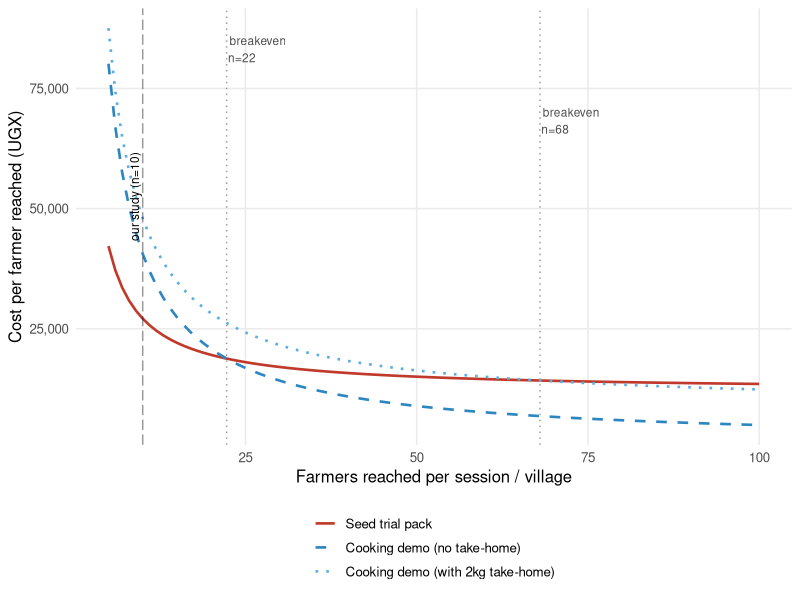

Write R code to recreate this figure.
## Cost-effectiveness and scaling analysis
## Inputs: budgets/baseline_budget_and_treat_CM.xlsx (seed line) and
##         budgets/budget-consumption_intervention.xlsx (demo, standalone)
## Outputs: analysis/cost_scaling.png + printed summary
## All figures in UGX. Assumptions are stated inline and are deliberately
## conservative against the trial pack (we cost a STANDALONE pack-distribution
## program, even though in our study packs were handed out during the baseline
## visit at near-zero marginal delivery cost).

library(ggplot2)

## ---- shared unit costs (from the consumption-intervention budget) ----
enum_allow   <- 150000   # enumerator field allowance, per person-day
enum_per_team<- 2
car_hire     <- 210000   # per car-day
fuel         <- 130000   # per car-day
mob_lc1      <- 20000    # LC1/VHT mobilization, per village
airtime_vill <- 3000     # team airtime attributable per village
flour_price  <- 3700     # UGX/kg

## ====================================================================
## SEED TRIAL PACK  (standalone program)
## ====================================================================
seed_cost <- 12000       # 1 kg @ retail, per farmer (pure variable, unshared)

## Standalone distribution: light operation (~30 min/village), so a 2-person
## team covers many villages per day. Shared per-village cost D_pack:
pack_villages_per_teamday <- 5
D_pack <- (enum_per_team*enum_allow + car_hire + fuel)/pack_villages_per_teamday +
          mob_lc1 + airtime_vill
## per-farmer pack cost at n farmers/village:
pack_pf <- function(n) seed_cost + D_pack/n

## ====================================================================
## COOKING DEMO  (standalone program, scalable = research overhead stripped)
## ====================================================================
## Per-session SHARED cost S_demo (independent of attendance):
demo_sessions_per_teamday <- 2          # 8 demos/day across 4 teams
S_transport_staff <- (enum_per_team*enum_allow + car_hire + fuel)/demo_sessions_per_teamday +
                     mob_lc1 + airtime_vill
demo_cooking_flour <- 2*flour_price     # 1 kg Bazooka + 1 kg local per session
water_tasting      <- 24000             # per session
sundry_session     <- 1000 + 5128 + 10256 + 5000  # gabbage, wash labour, flour storage, misc
S_demo <- S_transport_staff + demo_cooking_flour + water_tasting + sundry_session

## Per-attendee VARIABLE cost:
takehome        <- 2*flour_price        # 2 kg take-home flour sample
tasting_portion <- 1000                 # incremental tasting flour/water per head
v_with    <- takehome + tasting_portion # demo as we ran it
v_without <- tasting_portion            # "core" demo, no individual take-home

## per-farmer demo cost at n attendees/session (fixed costs amortized away at scale):
demo_pf <- function(n, v) S_demo/n + v

## FIXED costs (independent of village count, given a 4-team config):
durables  <- 1760000+320000+24000+32000+40000+600000+80000+120000+40000+
             160000+840000+120000+16000+16000+60000+8000   # reusable kit
training  <- 6042000
fixed_demo<- durables + training

## ---- breakeven attendance (per-farmer cost: demo = pack) ----
## S_demo/n + v = seed_cost + D_pack/n  ->  n = (S_demo - D_pack)/(seed_cost - v)
breakeven <- function(v) (S_demo - D_pack)/(seed_cost - v)
be_without <- breakeven(v_without)
be_with    <- breakeven(v_with)

## ====================================================================
## REALIZED-DESIGN COST PER ADOPTER (n = 10/session, 78 villages/arm)
## ====================================================================
## demo anchored on ACTUAL budget total:
demo_total_full     <- 58761200
research_overhead   <- 4320000+2160000+720000+360000+1000000   # IFPRI RA/driver/insurance
demo_total_scalable <- demo_total_full - research_overhead
n_demo_hh <- 780
demo_pf_realized_full     <- demo_total_full/n_demo_hh
demo_pf_realized_scalable <- demo_total_scalable/n_demo_hh
pack_pf_realized          <- pack_pf(10)

## ITT effects (Table 3, "any plot"):
itt_seed_turnover <- 0.67   # has used Bazooka on any plot
itt_demo_turnover <- 0.09   # (n.s.)
itt_seed_fresh    <- 0.02   # has used fresh Bazooka (n.s. ~ 0)
itt_demo_fresh    <- 0.05   # *

cpa <- function(cost_pf, itt) cost_pf/itt

cat("================ COST MODEL ================\n")
cat(sprintf("Pack:  seed %d + D_pack/n; D_pack = %.0f/village\n", seed_cost, D_pack))
cat(sprintf("Demo:  S_demo/n + v; S_demo = %.0f/session; v_with=%d, v_without=%d\n",
            S_demo, v_with, v_without))
cat(sprintf("Demo fixed (durables+training) = %.0f\n\n", fixed_demo))

cat("---- per-farmer cost at realized n=10 ----\n")
cat(sprintf("Pack (standalone)          : %.0f\n", pack_pf_realized))
cat(sprintf("Demo (scalable, budget)    : %.0f\n", demo_pf_realized_scalable))
cat(sprintf("Demo (full economic, budget): %.0f\n\n", demo_pf_realized_full))

cat("---- breakeven attendance per session (per-farmer cost) ----\n")
cat(sprintf("core demo (no take-home): n = %.1f\n", be_without))
cat(sprintf("with 2kg take-home      : n = %.1f\n\n", be_with))

cat("---- cost per ADDITIONAL ADOPTER ----\n")
cat("Turnover (any Bazooka):\n")
cat(sprintf("  Pack: %.0f / %.2f = %.0f\n", pack_pf_realized, itt_seed_turnover,
            cpa(pack_pf_realized, itt_seed_turnover)))
cat(sprintf("  Demo: %.0f / %.2f = %.0f\n", demo_pf_realized_scalable, itt_demo_turnover,
            cpa(demo_pf_realized_scalable, itt_demo_turnover)))
cat("Commercial seed (fresh Bazooka):\n")
cat(sprintf("  Pack: ITT=%.2f (n.s. ~0) -> effectively unbounded\n", itt_seed_fresh))
cat(sprintf("  Demo: %.0f / %.2f = %.0f (+ yield gains)\n", demo_pf_realized_scalable,
            itt_demo_fresh, cpa(demo_pf_realized_scalable, itt_demo_fresh)))

## ====================================================================
## CROSSOVER FIGURE
## ====================================================================
n_seq <- seq(5, 100, by = 1)
df <- rbind(
  data.frame(n=n_seq, cost=pack_pf(n_seq),            series="Seed trial pack"),
  data.frame(n=n_seq, cost=demo_pf(n_seq, v_without), series="Cooking demo (no take-home)"),
  data.frame(n=n_seq, cost=demo_pf(n_seq, v_with),    series="Cooking demo (with 2kg take-home)")
)
df$series <- factor(df$series, levels=c("Seed trial pack",
                                        "Cooking demo (no take-home)",
                                        "Cooking demo (with 2kg take-home)"))

p <- ggplot(df, aes(x=n, y=cost, colour=series, linetype=series)) +
  geom_line(linewidth=0.9) +
  geom_vline(xintercept=c(be_without, be_with), colour="grey60", linetype="dotted") +
  annotate("text", x=be_without, y=max(df$cost)*0.95,
           label=sprintf("breakeven\nn=%.0f", be_without), size=3, colour="grey30", hjust=-0.05) +
  annotate("text", x=be_with, y=max(df$cost)*0.78,
           label=sprintf("breakeven\nn=%.0f", be_with), size=3, colour="grey30", hjust=-0.05) +
  geom_vline(xintercept=10, colour="black", linetype="longdash", alpha=0.4) +
  annotate("text", x=10, y=max(df$cost)*0.6, label="our study (n=10)",
           angle=90, vjust=-0.4, size=3, colour="black") +
  scale_colour_manual(values=c("#C0392B", "#2E86C1", "#5DADE2")) +
  scale_linetype_manual(values=c("solid","dashed","dotted")) +
  scale_y_continuous(labels=function(x) format(x, big.mark=",", scientific=FALSE)) +
  labs(x="Farmers reached per session / village",
       y="Cost per farmer reached (UGX)",
       colour=NULL, linetype=NULL) +
  theme_minimal(base_size=12) +
  theme(legend.position="bottom", legend.direction="vertical",
        panel.grid.minor=element_blank())

ggsave("analysis/cost_scaling.png", p, width=7.5, height=5, dpi=200)
cat("\nFigure written to analysis/cost_scaling.png\n")
